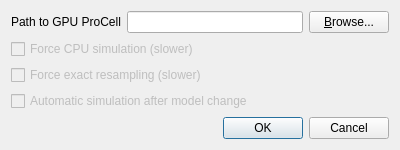
<?xml version="1.0" encoding="UTF-8"?>
<ui version="4.0">
 <class>Dialog</class>
 <widget class="QDialog" name="Dialog">
  <property name="geometry">
   <rect>
    <x>0</x>
    <y>0</y>
    <width>400</width>
    <height>141</height>
   </rect>
  </property>
  <property name="windowTitle">
   <string>ProCell preferences</string>
  </property>
  <layout class="QGridLayout" name="gridLayout">
   <item row="1" column="0">
    <widget class="QCheckBox" name="forcecpu">
     <property name="enabled">
      <bool>false</bool>
     </property>
     <property name="text">
      <string>Force CPU simulation (slower)</string>
     </property>
    </widget>
   </item>
   <item row="4" column="0">
    <widget class="QDialogButtonBox" name="buttonBox">
     <property name="orientation">
      <enum>Qt::Horizontal</enum>
     </property>
     <property name="standardButtons">
      <set>QDialogButtonBox::Cancel|QDialogButtonBox::Ok</set>
     </property>
    </widget>
   </item>
   <item row="0" column="0">
    <layout class="QHBoxLayout" name="horizontalLayout_2">
     <item>
      <widget class="QLabel" name="label">
       <property name="text">
        <string>Path to GPU ProCell</string>
       </property>
      </widget>
     </item>
     <item>
      <widget class="QLineEdit" name="path_cuprocell"/>
     </item>
     <item>
      <widget class="QPushButton" name="browsebutton">
       <property name="text">
        <string>&amp;Browse...</string>
       </property>
      </widget>
     </item>
    </layout>
   </item>
   <item row="2" column="0">
    <widget class="QCheckBox" name="forceresampling">
     <property name="enabled">
      <bool>false</bool>
     </property>
     <property name="styleSheet">
      <string notr="true"/>
     </property>
     <property name="text">
      <string>Force exact resampling (slower)</string>
     </property>
     <property name="checked">
      <bool>false</bool>
     </property>
    </widget>
   </item>
   <item row="3" column="0">
    <widget class="QCheckBox" name="automaticresimulate">
     <property name="enabled">
      <bool>false</bool>
     </property>
     <property name="text">
      <string>Automatic simulation after model change</string>
     </property>
    </widget>
   </item>
  </layout>
 </widget>
 <resources/>
 <connections>
  <connection>
   <sender>buttonBox</sender>
   <signal>accepted()</signal>
   <receiver>Dialog</receiver>
   <slot>accept()</slot>
   <hints>
    <hint type="sourcelabel">
     <x>248</x>
     <y>254</y>
    </hint>
    <hint type="destinationlabel">
     <x>157</x>
     <y>274</y>
    </hint>
   </hints>
  </connection>
  <connection>
   <sender>buttonBox</sender>
   <signal>rejected()</signal>
   <receiver>Dialog</receiver>
   <slot>reject()</slot>
   <hints>
    <hint type="sourcelabel">
     <x>316</x>
     <y>260</y>
    </hint>
    <hint type="destinationlabel">
     <x>286</x>
     <y>274</y>
    </hint>
   </hints>
  </connection>
  <connection>
   <sender>browsebutton</sender>
   <signal>clicked()</signal>
   <receiver>Dialog</receiver>
   <slot>browse()</slot>
   <hints>
    <hint type="sourcelabel">
     <x>352</x>
     <y>35</y>
    </hint>
    <hint type="destinationlabel">
     <x>199</x>
     <y>50</y>
    </hint>
   </hints>
  </connection>
 </connections>
 <slots>
  <slot>browse()</slot>
 </slots>
</ui>
